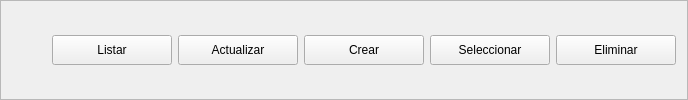
                <widget class="QFrame" name="frame_3">
                 <property name="frameShape">
                  <enum>QFrame::StyledPanel</enum>
                 </property>
                 <property name="frameShadow">
                  <enum>QFrame::Raised</enum>
                 </property>
                 <layout class="QHBoxLayout" name="horizontalLayout_9">
                  <item>
                   <layout class="QHBoxLayout" name="horizontalLayout_4">
                    <item>
                     <spacer name="horizontalSpacer_2">
                      <property name="orientation">
                       <enum>Qt::Horizontal</enum>
                      </property>
                      <property name="sizeHint" stdset="0">
                       <size>
                        <width>40</width>
                        <height>20</height>
                       </size>
                      </property>
                     </spacer>
                    </item>
                    <item>
                     <widget class="QPushButton" name="btn_listar">
                      <property name="minimumSize">
                       <size>
                        <width>120</width>
                        <height>30</height>
                       </size>
                      </property>
                      <property name="text">
                       <string>Listar</string>
                      </property>
                     </widget>
                    </item>
                    <item>
                     <widget class="QPushButton" name="btn_acutalizar">
                      <property name="minimumSize">
                       <size>
                        <width>120</width>
                        <height>30</height>
                       </size>
                      </property>
                      <property name="text">
                       <string>Actualizar</string>
                      </property>
                     </widget>
                    </item>
                    <item>
                     <widget class="QPushButton" name="btn_crear">
                      <property name="minimumSize">
                       <size>
                        <width>120</width>
                        <height>30</height>
                       </size>
                      </property>
                      <property name="text">
                       <string>Crear</string>
                      </property>
                     </widget>
                    </item>
                    <item>
                     <widget class="QPushButton" name="btn_seleccionar">
                      <property name="minimumSize">
                       <size>
                        <width>120</width>
                        <height>30</height>
                       </size>
                      </property>
                      <property name="text">
                       <string>Seleccionar</string>
                      </property>
                     </widget>
                    </item>
                    <item>
                     <widget class="QPushButton" name="btn_eliminar">
                      <property name="minimumSize">
                       <size>
                        <width>120</width>
                        <height>30</height>
                       </size>
                      </property>
                      <property name="text">
                       <string>Eliminar</string>
                      </property>
                     </widget>
                    </item>
                   </layout>
                  </item>
                 </layout>
                </widget>
